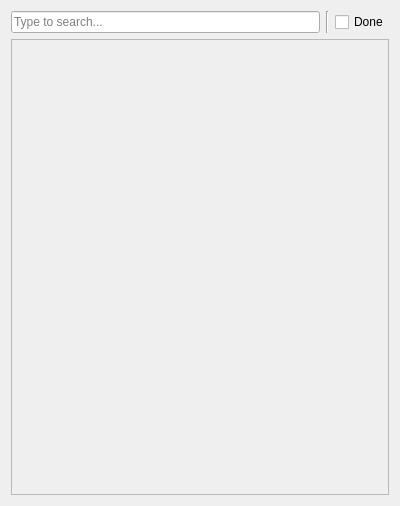
<?xml version="1.0" encoding="UTF-8"?>
<ui version="4.0">
 <class>TaskView</class>
 <widget class="QWidget" name="TaskView">
  <property name="geometry">
   <rect>
    <x>0</x>
    <y>0</y>
    <width>400</width>
    <height>506</height>
   </rect>
  </property>
  <property name="windowTitle">
   <string>Form</string>
  </property>
  <layout class="QVBoxLayout" name="verticalLayout">
   <item>
    <layout class="QHBoxLayout" name="horizontalLayout">
     <item>
      <widget class="QLineEdit" name="searchEdit">
       <property name="placeholderText">
        <string>Type to search...</string>
       </property>
      </widget>
     </item>
     <item>
      <widget class="Line" name="line">
       <property name="orientation">
        <enum>Qt::Vertical</enum>
       </property>
      </widget>
     </item>
     <item>
      <widget class="QCheckBox" name="showDone">
       <property name="text">
        <string>Done</string>
       </property>
      </widget>
     </item>
    </layout>
   </item>
   <item>
    <widget class="QScrollArea" name="nodeAreaScrollBox">
     <property name="widgetResizable">
      <bool>true</bool>
     </property>
     <widget class="NodeContainer" name="nodeArea">
      <property name="geometry">
       <rect>
        <x>0</x>
        <y>0</y>
        <width>380</width>
        <height>445</height>
       </rect>
      </property>
     </widget>
    </widget>
   </item>
  </layout>
 </widget>
 <customwidgets>
  <customwidget>
   <class>NodeContainer</class>
   <extends>QWidget</extends>
   <header>nodecontainer.h</header>
   <container>1</container>
  </customwidget>
 </customwidgets>
 <resources/>
 <connections/>
</ui>
